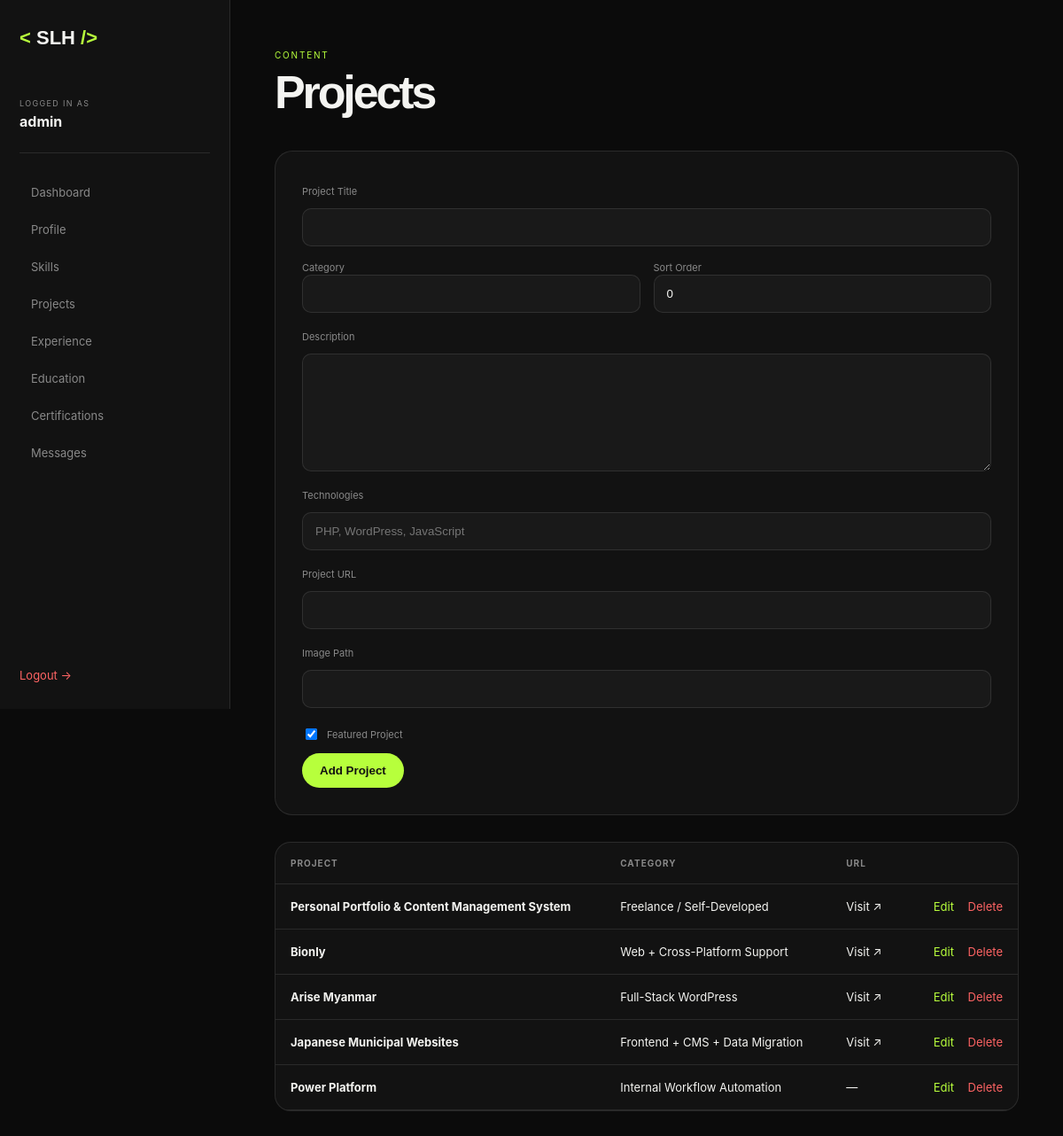
Screenshot of /admin/projects.php (signed in) with the database file from the repository.
### tables this page shows
CREATE TABLE projects (
    id INT UNSIGNED AUTO_INCREMENT PRIMARY KEY,
    title VARCHAR(150) NOT NULL,
    category VARCHAR(150) DEFAULT '',
    description TEXT,
    technologies VARCHAR(500) DEFAULT '',
    url VARCHAR(255) DEFAULT '',
    image VARCHAR(255) DEFAULT '',
    sort_order INT DEFAULT 0,
    featured TINYINT(1) DEFAULT 1,
    created_at TIMESTAMP DEFAULT CURRENT_TIMESTAMP,
    updated_at TIMESTAMP DEFAULT CURRENT_TIMESTAMP
        ON UPDATE CURRENT_TIMESTAMP
);

### includes/functions.php (called while the page is built, shortened)
<?php
require_once __DIR__ . '/../config/database.php';
function e(?string $value): string
{
    return htmlspecialchars(
        $value ?? '',
        ENT_QUOTES | ENT_SUBSTITUTE,
        'UTF-8'
    );
}
function db_all(
    string $sql,
    array $params = []
): array {
    $stmt = db()->prepare($sql);
    $stmt->execute($params);
    return $stmt->fetchAll();
}

### config/database.php (called while the page is built, shortened)
<?php
function db(): PDO
{
    try {
        $dsn = sprintf(
            'mysql:host=%s;dbname=%s;charset=utf8mb4',
            DB_HOST,
            DB_NAME
        );
        $pdo = new PDO(
            $dsn,
            DB_USER,
            DB_PASS,
            [
                PDO::ATTR_ERRMODE            => PDO::ERRMODE_EXCEPTION,
                PDO::ATTR_DEFAULT_FETCH_MODE => PDO::FETCH_ASSOC,
                PDO::ATTR_EMULATE_PREPARES   => false,
                PDO::ATTR_STRINGIFY_FETCHES  => false,
                PDO::ATTR_PERSISTENT         => false,
            ]
        );
        return $pdo;
    } catch (PDOException $e) {
        error_log(
            'Database connection failed: ' . $e->getMessage()
        );
        if (defined('IS_PRODUCTION') && IS_PRODUCTION) {
            http_response_code(503);
            exit(
                '<!DOCTYPE html>
                <html lang="en">
                <head>
                    <meta charset="UTF-8">
                    <meta name="viewport" content="width=device-width, initial-scale=1.0">
                    <title>Service Unavailable</title>
                    <style>
                        body {
                            margin: 0;
                            min-height: 100vh;
                            display: flex;
                            align-items: center;
                            justify-content: center;
                            font-family: Arial, sans-serif;
                            background: #f7f7f7;
                            color: #222;
                        }
                        .error-box {
                            width: min(90%, 520px);
                            padding: 40px 30px;
                            background: #fff;
                            border: 1px solid #e5e5e5;
                            border-radius: 16px;
                            text-align: center;
                            box-shadow: 0 15px 40px rgba(0,0,0,.08);
                        }
                        h1 {
                            margin: 0 0 12px;
                            font-size: 28px;
                        }
                        p {
                            margin: 0;
                            color: #666;
                            line-height: 1.7;
                        }
                    </style>
                </head>
                <body>
                    <div class="error-box">
                        <h1>Service Temporarily Unavailable</h1>
                        <p>
                            We are currently experiencing a temporary issue.
                            Please try again later.
                        </p>
                    </div>
                </body>
                </html>'
            );
        }
        http_response_code(500);
        exit(
            '<div style="
                font-family:Arial,sans-serif;
                max-width:700px;
                margin:80px auto;
                padding:30px;
                border:1px solid #ddd;
                border-radius:15px;
                background:#fff;
                color:#222;
            ">
                <h2>Database Connection Error</h2>
                <p>
                    Please check
                    <strong>config/config.php</strong>.
                </p>
                <p>
                    Make sure MySQL is running and
                    <strong>database/schema.sql</strong>
                    has been imported.
                </p>
            </div>'
        );
    }
}

### admin/projects.php (the view, shortened to what this page needs)
<?php
require_once __DIR__ . '/../includes/functions.php';
$edit = null;
$items = db_all(
    "SELECT * FROM projects ORDER BY sort_order, id"
);
require_once __DIR__ . '/layout.php';
?>
<div class="admin-content">
    <div class="admin-page-head">
        <div>
            <span>CONTENT</span>
            <h1>Projects</h1>
        </div>
    </div>
    <form method="POST" class="admin-form">
        <label>Project Title</label>
        <input
            type="text"
            name="title"
            required
            value="<?= e($edit['title'] ?? '') ?>"
        >
        <div class="form-two">
            <div>
                <label>Category</label>
                <input
                    type="text"
                    name="category"
                    value="<?= e($edit['category'] ?? '') ?>"
                >
            </div>
            <div>
                <label>Sort Order</label>
                <input
                    type="number"
                    name="sort_order"
                    value="<?= e((string)($edit['sort_order'] ?? 0)) ?>"
                >
            </div>
        </div>
        <label>Description</label>
        <textarea
            name="description"
            rows="7"
        ><?= e($edit['description'] ?? '') ?></textarea>
        <label>Technologies</label>
        <input
            type="text"
            name="technologies"
            placeholder="PHP, WordPress, JavaScript"
            value="<?= e($edit['technologies'] ?? '') ?>"
        >
        <label>Project URL</label>
        <input
            type="url"
            name="url"
            value="<?= e($edit['url'] ?? '') ?>"
        >
        <label>Image Path</label>
        <input
            type="text"
            name="image"
            value="<?= e($edit['image'] ?? '') ?>"
        >
        <label class="checkbox-label">
            <input
                type="checkbox"
                name="featured"
                <?= !isset($edit['featured']) || $edit['featured'] ? 'checked' : '' ?>
            >
            Featured Project
        </label>
        <button class="admin-btn">
            <?= $edit ? 'Update Project' : 'Add Project' ?>
        </button>
    </form>
    <div class="admin-table-wrap">
        <table class="admin-table">
            <thead>
                <tr>
                    <th>Project</th>
                    <th>Category</th>
                    <th>URL</th>
                    <th></th>
                </tr>
            </thead>
            <tbody>
            <?php foreach ($items as $item): ?>
                <tr>
                    <td>
                        <strong>
                            <?= e($item['title']) ?>
                        </strong>
                    </td>
                    <td>
                        <?= e($item['category']) ?>
                    </td>
                    <td>
                        <?php if ($item['url']): ?>
                            <a
                                href="<?= e($item['url']) ?>"
                                target="_blank"
                            >
                                Visit ↗
                            </a>
                        <?php else: ?>
                            —
                        <?php endif; ?>
                    </td>
                    <td class="actions">
                        <a href="?edit=<?= $item['id'] ?>">
                            Edit
                        </a>
                        <a
                            href="?delete=<?= $item['id'] ?>"
                            onclick="return confirm('Delete this project?')"
                            class="danger"
                        >
                            Delete
                        </a>
                    </td>
                </tr>
            <?php endforeach; ?>
            </tbody>
        </table>
    </div>
</div>
</main>
</div>
</body>
</html>

### assets/css/admin.css (style rules this page uses)
:root { --admin-bg: #0b0b0b; --admin-surface: #121212; --admin-surface-2: #191919; --admin-border: rgba(255,255,255,.1); --admin-text: #f4f4f1; --admin-muted: #898989; --admin-accent: #b7ff3c; --admin-danger: #ff6464; }
* { box-sizing: border-box; }
body { margin: 0; background: var(--admin-bg); color: var(--admin-text); font-family: Inter, Arial, sans-serif; }
a { color: inherit; text-decoration: none; }
.admin-content { max-width: 1200px; padding: 50px; }
.admin-page-head { display: flex; justify-content: space-between; align-items: flex-end; gap: 20px; margin-bottom: 40px; }
.admin-page-head span { color: var(--admin-accent); font-size: 10px; letter-spacing: .18em; }
.admin-page-head h1 { margin: 8px 0 0; font-family: "Space Grotesk", sans-serif; font-size: 52px; line-height: 1; letter-spacing: -.06em; }
.admin-form { display: grid; gap: 12px; padding: 30px; background: var(--admin-surface); border: 1px solid var(--admin-border); border-radius: 20px; margin-bottom: 30px; }
.admin-form label { color: var(--admin-muted); font-size: 11px; margin-top: 8px; }
.admin-form input, .admin-form textarea, .login-card input { width: 100%; padding: 13px 14px; color: var(--admin-text); background: var(--admin-surface-2); border: 1px solid var(--admin-border); border-radius: 10px; outline: none; }
.admin-form textarea { resize: vertical; }
.form-two { display: grid; grid-template-columns: 1fr 1fr; gap: 15px; }
.admin-btn { width: fit-content; padding: 12px 20px; border: 0; border-radius: 999px; background: var(--admin-accent); color: #111; font-weight: 800; cursor: pointer; }
.admin-table-wrap { overflow-x: auto; background: var(--admin-surface); border: 1px solid var(--admin-border); border-radius: 18px; }
.admin-table { width: 100%; border-collapse: collapse; }
.admin-table th, .admin-table td { padding: 17px; border-bottom: 1px solid var(--admin-border); text-align: left; font-size: 13px; }
.admin-table th { color: var(--admin-muted); font-size: 10px; text-transform: uppercase; letter-spacing: .1em; }
.actions { text-align: right !important; white-space: nowrap; }
.actions a { margin-left: 12px; color: var(--admin-accent); }
.actions .danger, .danger { color: var(--admin-danger) !important; }
.checkbox-label { display: flex !important; align-items: center; gap: 8px; }
.checkbox-label input { width: auto; }

### rows the page displays
projects: title "Personal Portfolio & Content Management System", category "Freelance / Self-Developed"
projects: title "Bionly", category "Web + Cross-Platform Support"
projects: title "Arise Myanmar", category "Full-Stack WordPress"
projects: title "Japanese Municipal Websites", category "Frontend + CMS + Data Migration"
projects: title "Power Platform", category "Internal Workflow Automation"

### other values shown
$_SESSION['admin_username'] "admin"
